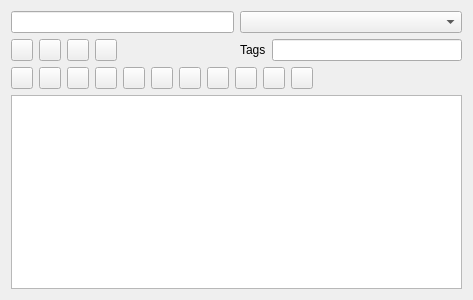
<?xml version="1.0" encoding="UTF-8"?>
<ui version="4.0">
 <class>NoteEdit</class>
 <widget class="QWidget" name="NoteEdit">
  <property name="geometry">
   <rect>
    <x>0</x>
    <y>0</y>
    <width>473</width>
    <height>300</height>
   </rect>
  </property>
  <property name="windowTitle">
   <string>Form</string>
  </property>
  <layout class="QGridLayout" name="gridLayout">
   <item row="0" column="0">
    <layout class="QHBoxLayout" name="horizontalLayout">
     <item>
      <widget class="QLineEdit" name="titleEdit"/>
     </item>
    </layout>
   </item>
   <item row="0" column="1">
    <widget class="QComboBox" name="notebooksBox"/>
   </item>
   <item row="1" column="0">
    <layout class="QHBoxLayout" name="horizontalLayout_4">
     <item>
      <widget class="QPushButton" name="exportToPdfButton">
       <property name="maximumSize">
        <size>
         <width>22</width>
         <height>22</height>
        </size>
       </property>
       <property name="text">
        <string/>
       </property>
       <property name="icon">
        <iconset resource="../icons.qrc">
         <normaloff>:/icons/icons/page_white_acrobat.png</normaloff>:/icons/icons/page_white_acrobat.png</iconset>
       </property>
       <property name="iconSize">
        <size>
         <width>24</width>
         <height>24</height>
        </size>
       </property>
      </widget>
     </item>
     <item>
      <widget class="QPushButton" name="exportToPlainTextButton">
       <property name="maximumSize">
        <size>
         <width>22</width>
         <height>22</height>
        </size>
       </property>
       <property name="text">
        <string/>
       </property>
       <property name="icon">
        <iconset resource="../icons.qrc">
         <normaloff>:/icons/icons/page_white_add.png</normaloff>:/icons/icons/page_white_add.png</iconset>
       </property>
       <property name="iconSize">
        <size>
         <width>24</width>
         <height>24</height>
        </size>
       </property>
      </widget>
     </item>
     <item>
      <widget class="QPushButton" name="exportToHtmlButton">
       <property name="maximumSize">
        <size>
         <width>22</width>
         <height>22</height>
        </size>
       </property>
       <property name="text">
        <string/>
       </property>
       <property name="icon">
        <iconset resource="../icons.qrc">
         <normaloff>:/icons/icons/page_world.png</normaloff>:/icons/icons/page_world.png</iconset>
       </property>
       <property name="iconSize">
        <size>
         <width>24</width>
         <height>24</height>
        </size>
       </property>
      </widget>
     </item>
     <item>
      <widget class="QPushButton" name="snippetButton">
       <property name="maximumSize">
        <size>
         <width>22</width>
         <height>22</height>
        </size>
       </property>
       <property name="text">
        <string/>
       </property>
       <property name="icon">
        <iconset resource="../icons.qrc">
         <normaloff>:/icons/icons/page_white_code_red.png</normaloff>:/icons/icons/page_white_code_red.png</iconset>
       </property>
      </widget>
     </item>
     <item>
      <spacer name="horizontalSpacer_2">
       <property name="orientation">
        <enum>Qt::Horizontal</enum>
       </property>
       <property name="sizeHint" stdset="0">
        <size>
         <width>40</width>
         <height>20</height>
        </size>
       </property>
      </spacer>
     </item>
    </layout>
   </item>
   <item row="1" column="1">
    <layout class="QHBoxLayout" name="horizontalLayout_3">
     <item>
      <widget class="QLabel" name="label">
       <property name="text">
        <string>Tags</string>
       </property>
      </widget>
     </item>
     <item>
      <widget class="QLineEdit" name="notesTags"/>
     </item>
    </layout>
   </item>
   <item row="2" column="0" colspan="2">
    <layout class="QHBoxLayout" name="horizontalLayout_2">
     <item>
      <widget class="QPushButton" name="undoButton">
       <property name="minimumSize">
        <size>
         <width>22</width>
         <height>22</height>
        </size>
       </property>
       <property name="maximumSize">
        <size>
         <width>22</width>
         <height>22</height>
        </size>
       </property>
       <property name="text">
        <string/>
       </property>
       <property name="icon">
        <iconset resource="../icons.qrc">
         <normaloff>:/icons/icons/arrow_undo.png</normaloff>:/icons/icons/arrow_undo.png</iconset>
       </property>
      </widget>
     </item>
     <item>
      <widget class="QPushButton" name="redoButton">
       <property name="minimumSize">
        <size>
         <width>22</width>
         <height>22</height>
        </size>
       </property>
       <property name="maximumSize">
        <size>
         <width>22</width>
         <height>22</height>
        </size>
       </property>
       <property name="text">
        <string/>
       </property>
       <property name="icon">
        <iconset resource="../icons.qrc">
         <normaloff>:/icons/icons/arrow_redo.png</normaloff>:/icons/icons/arrow_redo.png</iconset>
       </property>
      </widget>
     </item>
     <item>
      <widget class="QPushButton" name="pasteButton">
       <property name="minimumSize">
        <size>
         <width>22</width>
         <height>22</height>
        </size>
       </property>
       <property name="maximumSize">
        <size>
         <width>22</width>
         <height>22</height>
        </size>
       </property>
       <property name="text">
        <string/>
       </property>
       <property name="icon">
        <iconset resource="../icons.qrc">
         <normaloff>:/icons/icons/paste_plain.png</normaloff>:/icons/icons/paste_plain.png</iconset>
       </property>
      </widget>
     </item>
     <item>
      <widget class="QPushButton" name="cutButton">
       <property name="minimumSize">
        <size>
         <width>22</width>
         <height>22</height>
        </size>
       </property>
       <property name="maximumSize">
        <size>
         <width>22</width>
         <height>22</height>
        </size>
       </property>
       <property name="text">
        <string/>
       </property>
       <property name="icon">
        <iconset resource="../icons.qrc">
         <normaloff>:/icons/icons/cut.png</normaloff>:/icons/icons/cut.png</iconset>
       </property>
      </widget>
     </item>
     <item>
      <widget class="QPushButton" name="boldButton">
       <property name="sizePolicy">
        <sizepolicy hsizetype="Preferred" vsizetype="Preferred">
         <horstretch>0</horstretch>
         <verstretch>0</verstretch>
        </sizepolicy>
       </property>
       <property name="maximumSize">
        <size>
         <width>22</width>
         <height>22</height>
        </size>
       </property>
       <property name="text">
        <string/>
       </property>
       <property name="icon">
        <iconset resource="../icons.qrc">
         <normaloff>:/icons/icons/text_bold.png</normaloff>:/icons/icons/text_bold.png</iconset>
       </property>
       <property name="checkable">
        <bool>true</bool>
       </property>
       <property name="autoDefault">
        <bool>false</bool>
       </property>
       <property name="default">
        <bool>false</bool>
       </property>
       <property name="flat">
        <bool>false</bool>
       </property>
      </widget>
     </item>
     <item>
      <widget class="QPushButton" name="italicButton">
       <property name="sizePolicy">
        <sizepolicy hsizetype="Preferred" vsizetype="Preferred">
         <horstretch>0</horstretch>
         <verstretch>0</verstretch>
        </sizepolicy>
       </property>
       <property name="maximumSize">
        <size>
         <width>22</width>
         <height>22</height>
        </size>
       </property>
       <property name="text">
        <string/>
       </property>
       <property name="icon">
        <iconset resource="../icons.qrc">
         <normaloff>:/icons/icons/text_italic.png</normaloff>:/icons/icons/text_italic.png</iconset>
       </property>
       <property name="checkable">
        <bool>true</bool>
       </property>
       <property name="autoDefault">
        <bool>false</bool>
       </property>
       <property name="default">
        <bool>false</bool>
       </property>
       <property name="flat">
        <bool>false</bool>
       </property>
      </widget>
     </item>
     <item>
      <widget class="QPushButton" name="underlineButton">
       <property name="sizePolicy">
        <sizepolicy hsizetype="Preferred" vsizetype="Preferred">
         <horstretch>0</horstretch>
         <verstretch>0</verstretch>
        </sizepolicy>
       </property>
       <property name="maximumSize">
        <size>
         <width>22</width>
         <height>22</height>
        </size>
       </property>
       <property name="text">
        <string/>
       </property>
       <property name="icon">
        <iconset resource="../icons.qrc">
         <normaloff>:/icons/icons/text_underline.png</normaloff>:/icons/icons/text_underline.png</iconset>
       </property>
       <property name="checkable">
        <bool>true</bool>
       </property>
       <property name="autoDefault">
        <bool>false</bool>
       </property>
       <property name="default">
        <bool>false</bool>
       </property>
       <property name="flat">
        <bool>false</bool>
       </property>
      </widget>
     </item>
     <item>
      <widget class="QPushButton" name="alignleftButton">
       <property name="sizePolicy">
        <sizepolicy hsizetype="Preferred" vsizetype="Preferred">
         <horstretch>0</horstretch>
         <verstretch>0</verstretch>
        </sizepolicy>
       </property>
       <property name="maximumSize">
        <size>
         <width>22</width>
         <height>22</height>
        </size>
       </property>
       <property name="text">
        <string/>
       </property>
       <property name="icon">
        <iconset resource="../icons.qrc">
         <normaloff>:/icons/icons/text_align_left.png</normaloff>:/icons/icons/text_align_left.png</iconset>
       </property>
       <property name="checkable">
        <bool>true</bool>
       </property>
       <property name="autoDefault">
        <bool>false</bool>
       </property>
       <property name="default">
        <bool>false</bool>
       </property>
       <property name="flat">
        <bool>false</bool>
       </property>
      </widget>
     </item>
     <item>
      <widget class="QPushButton" name="centerButton">
       <property name="sizePolicy">
        <sizepolicy hsizetype="Preferred" vsizetype="Preferred">
         <horstretch>0</horstretch>
         <verstretch>0</verstretch>
        </sizepolicy>
       </property>
       <property name="maximumSize">
        <size>
         <width>22</width>
         <height>22</height>
        </size>
       </property>
       <property name="text">
        <string/>
       </property>
       <property name="icon">
        <iconset resource="../icons.qrc">
         <normaloff>:/icons/icons/text_align_center.png</normaloff>:/icons/icons/text_align_center.png</iconset>
       </property>
       <property name="checkable">
        <bool>true</bool>
       </property>
       <property name="autoDefault">
        <bool>false</bool>
       </property>
       <property name="default">
        <bool>false</bool>
       </property>
       <property name="flat">
        <bool>false</bool>
       </property>
      </widget>
     </item>
     <item>
      <widget class="QPushButton" name="alignrightButton">
       <property name="sizePolicy">
        <sizepolicy hsizetype="Preferred" vsizetype="Preferred">
         <horstretch>0</horstretch>
         <verstretch>0</verstretch>
        </sizepolicy>
       </property>
       <property name="maximumSize">
        <size>
         <width>22</width>
         <height>22</height>
        </size>
       </property>
       <property name="text">
        <string/>
       </property>
       <property name="icon">
        <iconset resource="../icons.qrc">
         <normaloff>:/icons/icons/text_align_right.png</normaloff>:/icons/icons/text_align_right.png</iconset>
       </property>
       <property name="checkable">
        <bool>true</bool>
       </property>
       <property name="autoDefault">
        <bool>false</bool>
       </property>
       <property name="default">
        <bool>false</bool>
       </property>
       <property name="flat">
        <bool>false</bool>
       </property>
      </widget>
     </item>
     <item>
      <widget class="QPushButton" name="justifyButton">
       <property name="sizePolicy">
        <sizepolicy hsizetype="Preferred" vsizetype="Preferred">
         <horstretch>0</horstretch>
         <verstretch>0</verstretch>
        </sizepolicy>
       </property>
       <property name="maximumSize">
        <size>
         <width>22</width>
         <height>22</height>
        </size>
       </property>
       <property name="text">
        <string/>
       </property>
       <property name="icon">
        <iconset resource="../icons.qrc">
         <normaloff>:/icons/icons/text_align_justify.png</normaloff>:/icons/icons/text_align_justify.png</iconset>
       </property>
       <property name="checkable">
        <bool>true</bool>
       </property>
       <property name="autoDefault">
        <bool>false</bool>
       </property>
       <property name="default">
        <bool>false</bool>
       </property>
       <property name="flat">
        <bool>false</bool>
       </property>
      </widget>
     </item>
     <item>
      <spacer name="horizontalSpacer">
       <property name="orientation">
        <enum>Qt::Horizontal</enum>
       </property>
       <property name="sizeHint" stdset="0">
        <size>
         <width>40</width>
         <height>20</height>
        </size>
       </property>
      </spacer>
     </item>
    </layout>
   </item>
   <item row="3" column="0" colspan="2">
    <widget class="QTextEdit" name="notesTextEdit"/>
   </item>
  </layout>
 </widget>
 <resources>
  <include location="../icons.qrc"/>
 </resources>
 <connections/>
</ui>
